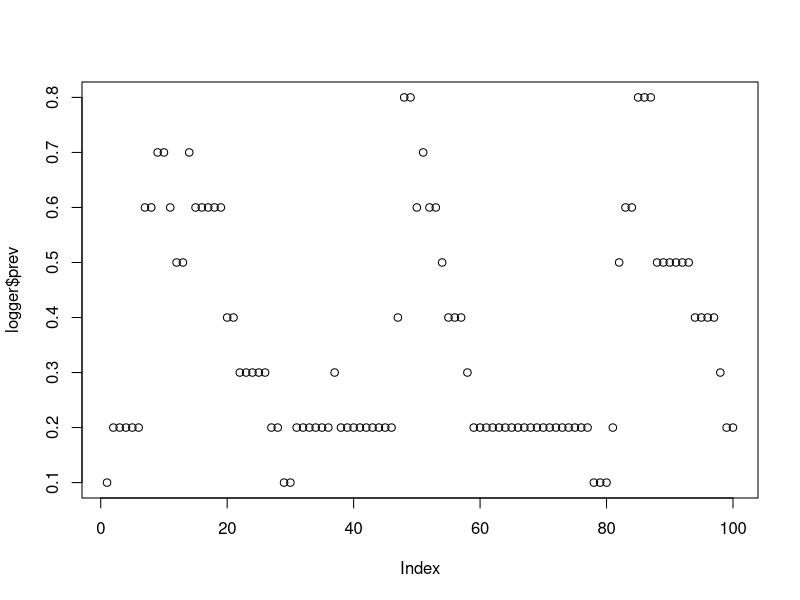
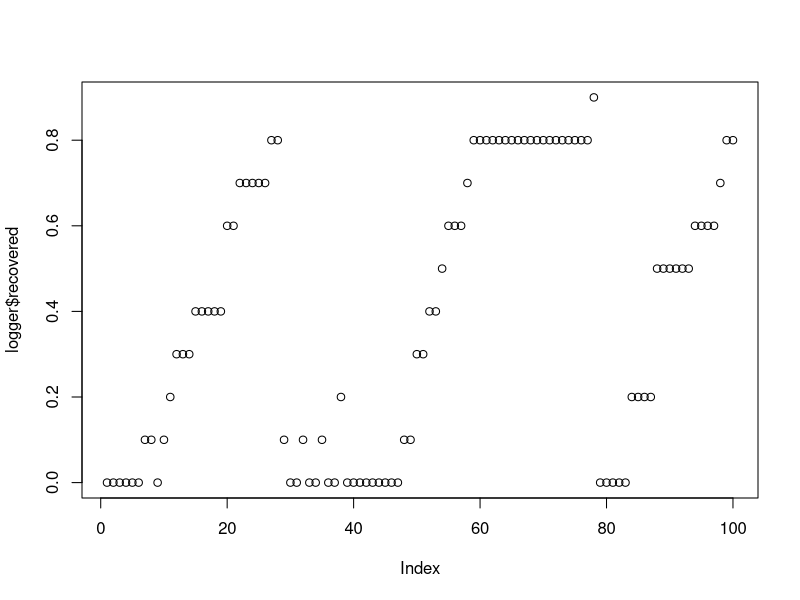
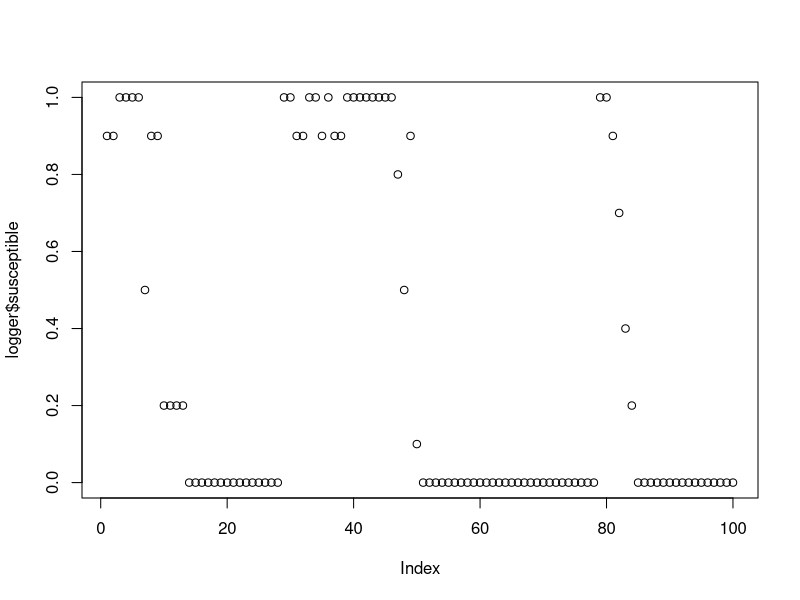
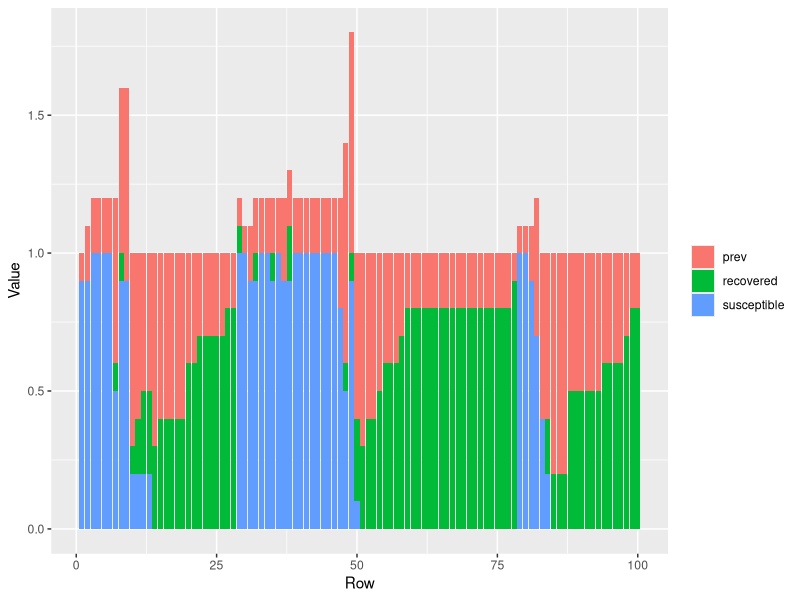

The R source for these figures, in order:
## ---- chunk 1
seed <- set.seed(20260604)
# set timestep size in days
dt <- 1
params <- list(
  
  # simulation setup
  timestep_size = dt,
  individual_index = 1:10,
  init_compartment = c('I', rep("S", 9)), 
  n_time_steps = 100,
  
  # epi params
  n_contact_events_per_day = 2,
  p_infection_per_contact_event = 0.2,
  p_recovery_per_day = 0.1, # rate to become recovered
  p_reversion_per_day = 0.05
)

## ---- chunk 2

simulate_contact_pairs <- function(
    individual_index  = params$individual_index,
    n_contact_events_per_day = params$n_contact_events_per_day) {
  
  n_individuals <- length(individual_index) 
  sample_size_contact_events <- n_contact_events_per_day*n_individuals

first_contact <- sample(x = individual_index, size = sample_size_contact_events, replace = TRUE)
second_contact <- sample(x = individual_index, size = sample_size_contact_events, replace = TRUE)

keep <- first_contact != second_contact 

# at the moment this allows for multiple contact events between the same pair in the same timestep
contact_pairs <- data.frame(first_contact = first_contact[keep], second_contact = second_contact[keep])

return(contact_pairs)
}

## ---- chunk 3
# For testing
index <- 3

infection_function <- function(
    index,
    prob_infection,
    contact_pairs,
    compartment
  ){
  state <- compartment[index]
  
  if (state == "I") {
    return("I")
  } else if (state == "R" ) {
    return("R") 
  } else {
    contacts_1 <- contact_pairs$second_contact[contact_pairs$first_contact == index]
    contacts_2 <- contact_pairs$first_contact[contact_pairs$second_contact == index]
    contacts <- c(contacts_1, contacts_2)
    
    contacted <- seq_along(compartment) %in% contacts # exclude multiple contact events between the same pair within the same timestep --- note we intend to look over this decision in the future
    infectious_contacts <- (compartment == "I") & contacted   
    
    possible_infections <- prob_infection*infectious_contacts
    
    outcome <- rbinom(
      n = length(possible_infections),
      size = 1,
      prob = possible_infections
    )
    
    if (max(outcome) ==1) {
      state <- "I"
    }
    
    return(state)
  }
}

#Test
# for (i in 1:10){
#   inf <- infection_function(
#       index = i,
#       prob_infection = params$p_infection_per_contact_event,
#       contact_pairs = contact_pairs_over_time[[1]],
#       compartment = params$init_compartment
#       )
#   print(inf)
# }

## ---- chunk 4
recovery_function <- function(
    index,
    prob_recovery,
    compartment
  ){
  
    state <- compartment[index]
    
    # if they are infected, make them susceptible with some probability
    if (state == "I") {
      # make them susceptible again with some probability
      # recovered <- as.logical(rbinom(1, 1, prob = prob_recovery))
      this_one_is_recovered <- runif(1, min = 0, max = 1) < prob_recovery
      
      if (this_one_is_recovered){
        state <- "R"
      }
    }
    
    # return the new infection status
   return(state)

}

# Test 
# for (i in 1:10){
#   st <- recovery_function(
#     index = i,
#     prob_recovery = 0.3,
#     compartment = rep("I",10)
#   )
#   print(st)
# }


## ---- chunk 5
reversion_function <- function(
    index,
    prob_reversion,
    compartment
  ){
  
    state <- compartment[index]
    
    # if they are infected, make them susceptible with some probability
    if (state == "R") {
      # make them susceptible again with some probability
      # recovered <- as.logical(rbinom(1, 1, prob = prob_recovery))
      this_one_is_reverted <- runif(1, min = 0, max = 1) < prob_reversion
      
      if (this_one_is_reverted){
        state <- "S"
      }
    }
    
    # return the new infection status
   return(state)

}

# Test 
# for (i in 1:10){
#   st <- recovery_function(
#     index = i,
#     prob_recovery = 0.3,
#     compartment = rep("I",10)
#   )
#   print(st)
# }


## ---- chunk 6
# Time-steps
# Currently takes in single contact_pairs object (should take in a unique one per time step)
individual_df <- data.frame(
  compartment = params$init_compartment
  # to add more columns later 
)

# a logger to record information 
logger <- data.frame (
  prev = c(mean(individual_df$compartment == "I"), rep(NA, params$n_time_steps - 1)),
  recovered = c(mean(individual_df$compartment == "R"), rep(NA, params$n_time_steps - 1)),
  susceptible = c(mean(individual_df$compartment == "S"), rep(NA, params$n_time_steps - 1))
)

contact_pairs_over_time <- list()

for (t in 1:((params$n_time_steps)-1)) {
  
  # 
  contact_pairs_over_time[[t]] <- simulate_contact_pairs()
  
  susceptible_after_reversions <- rep(NA, length(params$individual_index))
  infected_after_infections <- rep(NA, length(params$individual_index))
  infected_after_recoveries <- rep(NA, length(params$individual_index))
  
  current_compartment <- individual_df$compartment
  
  
  # do reversion (from recovered to susceptible)
    for (i in params$individual_index) {

    # # binomial process of probability of reversion
    # p_not_recover_per_day <- 1 - params$p_recovery_per_day
    # n_days <- params$timestep_size
    # p_not_recover_per_timestep <- p_not_recover_per_day ^ n_days
    # p_recovery_per_timestep <- 1 - p_not_recover_per_timestep
    p_reversion_per_timestep <- 1 - (1 - params$p_reversion_per_day) ^ params$timestep_size
    
    # note in a compartmental type model with a rate, applied to a discrete timestep, the probability of changing state over that timestep is: 1 - exp(-rate * dt)

    
    y <- reversion_function(
      index = i, 
      prob_reversion = p_reversion_per_timestep, 
      # this doesn't include the new infections in this time step! That's nice?
      compartment = current_compartment
    )
    
    susceptible_after_reversions <- (y == "S")

  }

  
  # do infections
  for (i in params$individual_index) {
    y <- infection_function(
      index = i, 
      prob_infection = params$p_infection_per_contact_event, 
      contact_pairs = contact_pairs_over_time[[t]], 
      compartment = current_compartment
      )
    
    infected_after_infections[i] <- (y == "I")
  }
  

  
  # do recoveries
  for (i in params$individual_index) {

    # # binomial process ofr probability of recovery
    # p_not_recover_per_day <- 1 - params$p_recovery_per_day
    # n_days <- params$timestep_size
    # p_not_recover_per_timestep <- p_not_recover_per_day ^ n_days
    # p_recovery_per_timestep <- 1 - p_not_recover_per_timestep
    p_recovery_per_timestep <- 1 - (1 - params$p_recovery_per_day) ^ params$timestep_size
    
    # note in a compartmental type model with a rate, applied to a discrete timestep, the probability of changing state over that timestep is: 1 - exp(-rate * dt)

    
    y <- recovery_function(
      index = i, 
      prob_recovery = p_recovery_per_timestep, 
      # this doesn't include the new infections in this time step! That's nice?
      compartment = current_compartment
    )
    
    infected_after_recoveries[i] <- (y == "I")
  }
  
  # Update to be a logical rather than a string
  previously_infected <- (individual_df$compartment == "I")
  previously_recovered <- (individual_df$compartment == "R")
  previously_susceptible <- (individual_df$compartment == "S")

  newly_infected <- infected_after_infections & !previously_infected
  newly_recovered <- !infected_after_recoveries & previously_infected
  newly_susceptible <- susceptible_after_reversions & !previously_susceptible

  # what do we put in the new infection status? 
  # If previously infected and haven't recovered -> still infected
  # If not previously infected and became infected -> infected
  currently_infected <- (previously_infected & !newly_recovered) |
    (!previously_infected & newly_infected)
  currently_recovered <- (previously_recovered & !newly_susceptible) |
    (!previously_recovered & newly_recovered)
  currently_susceptible <- (previously_susceptible & !newly_infected) | (!previously_susceptible & newly_susceptible)
  
  
  ## later should be revised to ensure that individuals are not TRUE in two 
  ## different categories
  individual_df$compartment <- dplyr::case_when(
    currently_infected ~ "I",
    currently_recovered ~ "R",
    currently_susceptible ~ "S",
    .default = "S" # check if this default is in any way different to currently_susceptible - we should have the logic captured above (line 311 for now...)
  )
  
 
  logger$prev[t + 1] <-  mean(currently_infected)
  logger$recovered[t + 1] <- mean(currently_recovered)
  logger$susceptible[t + 1] <- mean(currently_susceptible)
  
}


logger
# can print contact pairs for diagnostics
# print(contact_pairs_over_time)

## ---- chunk 7
plot(logger$prev)
plot(logger$recovered) # should be monotonic increasing. yay # not any more sukas
plot(logger$susceptible)

## ---- chunk 8
library(ggplot2)
library(dplyr)
library(tidyr)

logger |>
  mutate(row = row_number()) |>
  pivot_longer(-row, names_to = "column", values_to = "value") |>
  ggplot(aes(x = row, y = value, fill = column)) +
  geom_col() +
  labs(x = "Row", y = "Value", fill = NULL)
